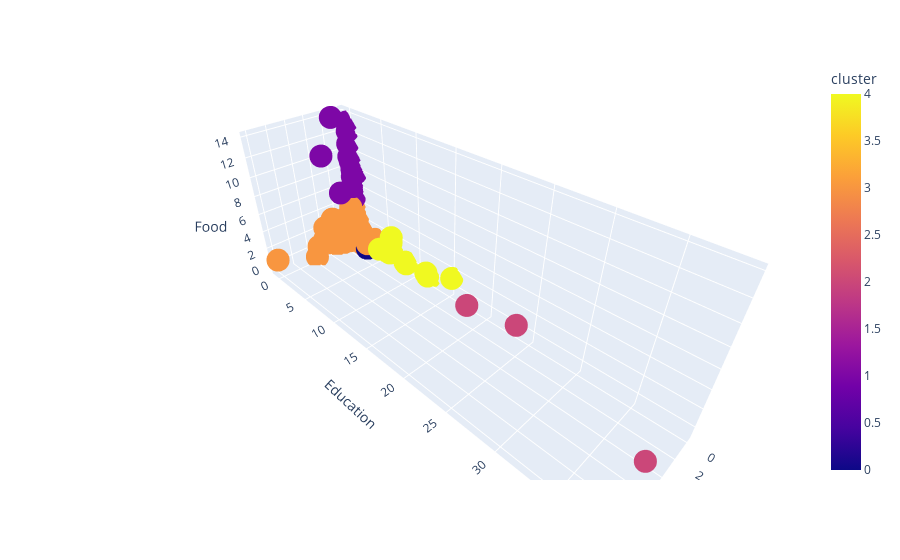

Here is the notebook cell this chart was saved with:
### Code cell
px.scatter_3d(cons_std,x=cols_of_interest[0],y=cols_of_interest[1],z=cols_of_interest[2],color='cluster')

### Figure 1 — Plotly figure (JSON) as saved in the notebook; plotly's stock layout.template omitted (floating-point values rounded to 4 significant figures; data arrays with more than 128 entries replaced by an {"elided": "..."} marker saying what was removed)
{"data": [{"hovertemplate": "Non-Food=%{x}<br>Education=%{y}<br>Food=%{z}<br>cluster=%{marker.color}<extra></extra>", "legendgroup": "", "marker": {"color": {"elided": "3831 int values"}, "coloraxis": "coloraxis", "symbol": "circle"}, "mode": "markers", "name": "", "scene": "scene", "showlegend": false, "type": "scatter3d", "x": {"elided": "3831 float values"}, "y": {"elided": "3831 float values"}, "z": {"elided": "3831 float values"}}], "layout": {"coloraxis": {"colorbar": {"title": {"text": "cluster"}}, "colorscale": [[0, "#0d0887"], [0.1111, "#46039f"], [0.2222, "#7201a8"], [0.3333, "#9c179e"], [0.4444, "#bd3786"], [0.5556, "#d8576b"], [0.6667, "#ed7953"], [0.7778, "#fb9f3a"], [0.8889, "#fdca26"], [1, "#f0f921"]]}, "legend": {"tracegroupgap": 0}, "margin": {"t": 60}, "scene": {"domain": {"x": [0, 1], "y": [0, 1]}, "xaxis": {"title": {"text": "Non-Food"}}, "yaxis": {"title": {"text": "Education"}}, "zaxis": {"title": {"text": "Food"}}}}}
